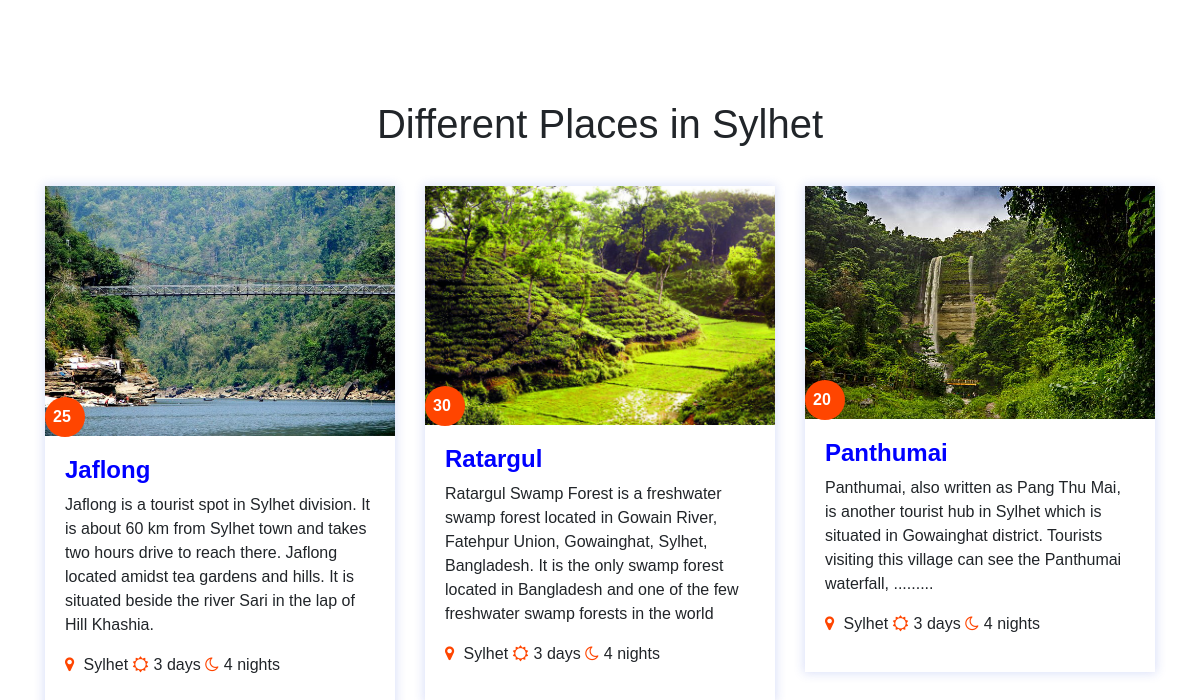
Page /Sylhet.php on the committed database.
### tables this page shows
CREATE TABLE `sylhet` (
  `id` int(11) NOT NULL,
  `images` varchar(100) DEFAULT NULL,
  `price` int(20) DEFAULT NULL,
  `place` varchar(30) DEFAULT NULL,
  `details` varchar(1000) DEFAULT NULL,
  `myfile` varchar(30) DEFAULT NULL
);

### Sylhet.php (the view, shortened to what this page needs)
<!doctype html>
<html lang="en">
  <head>
    <link rel="stylesheet" href="Web1.css">
    <link rel="stylesheet" href="web11.css">
    <link rel="stylesheet" href="https://stackpath.bootstrapcdn.com/font-awesome/4.7.0/css/font-awesome.min.css">
    <link rel="stylesheet" href="https://stackpath.bootstrapcdn.com/bootstrap/4.3.1/css/bootstrap.min.css">
  </head>
  <body>
            <section class="features">
            <h1>Different Places in Sylhet</h1>
            <div class="container">
            <?php
          include("connection.php");
          $query = "SELECT * FROM  Sylhet " ;
          $data = mysqli_query($conn, $query);
          $total = mysqli_num_rows($data);
          if($total>0){
                  $num = 0;
                  while(1){
                        echo "<div class='row'>";
                                while($result = mysqli_fetch_assoc($data)){
                                  echo "
                                        <div class='col-md-4'>
                                              <div class='feature-box'>
                                                <div class='feature-img'>
                                                  ";
                                                  $hh = $result['myfile'];
                                                  $hh.=".php";
                                                  echo "
                                                  <a href='$hh'><img src='".$result['images']."'></a>
                                                  <div class='price'>
                                                    <p> ".$result["price"]." </p>
                                                  </div>
                                                </div>
                                                <div class='feature-details'>
                                                <h4> ".$result["myfile"]." </h4>
                                                  <p> ".$result["details"]."
                                                  <div>
                                                  <span><i class='fa fa-map-marker'></i> ".$result["place"]." </span>
                                                  <span><i class='fa fa-sun-o'></i>3 days</span>
                                                  <span><i class='fa fa-moon-o'></i>4 nights</span>
                                                </div>
                                                  </p>
                                                </div>
                                              </div>
                                            </div>
                                ";
                                $num++;
                                if($num%3 == 0 || ($num == $total)){
                                              break;
                                }
                              }
                        echo "</div>";
                        if($num == $total)
                            break;
                    }
                }
                else{
                   echo "No images.";
                }
             ?>
            </div>
          </section>
            </body>
            </html>

### web1.css (style rules this page uses)
* { padding: 0px; margin: 0px; font-family: sans-serif; }
.features { padding: 100px 0; }
h1 { text-align: center; padding-bottom: 30px; }
.feature-img img { width: 100%; }
.price { height: 40px; width: 40px; background: orangered; border-radius: 50%; color: #fff; padding: 8px; font-weight: 600; bottom: -1px; position: absolute; }
.feature-img { position: relative; }
.feature-details { padding: 20px; justify-content: center; }
.feature-details h4 { font-weight: 600; margin-top: 0px; }
.feature-details .fa { margin-right: 5px; color: orangered; }
.feature-box { box-shadow: 0 0 10px 1px rgba(37,73,214,0.18); margin-bottom: 10px; }
.feature-details h4 { color: blue; }

### rows in the picture
sylhet: images (picture), price "25", myfile "Jaflong", details "Jaflong is a tourist spot in Sylhet division. It is about 60 km from Sylhet town and takes two hours drive to reach there. Jaflong located amidst tea gardens and hills. It is situated beside the river Sari in the lap of Hill Khashia.", place "Sylhet"
sylhet: images (picture), price "30", myfile "Ratargul", details "Ratargul Swamp Forest is a freshwater swamp forest located in Gowain River, Fatehpur Union, Gowainghat, Sylhet, Bangladesh. It is the only swamp forest located in Bangladesh and one of the few freshwater swamp forests in the world", place "Sylhet"
sylhet: images (picture), price "20", myfile "Panthumai", details "Panthumai, also written as Pang Thu Mai, is another tourist hub in Sylhet which is situated in Gowainghat district. Tourists visiting this village can see the Panthumai waterfall, .........", place "Sylhet"
